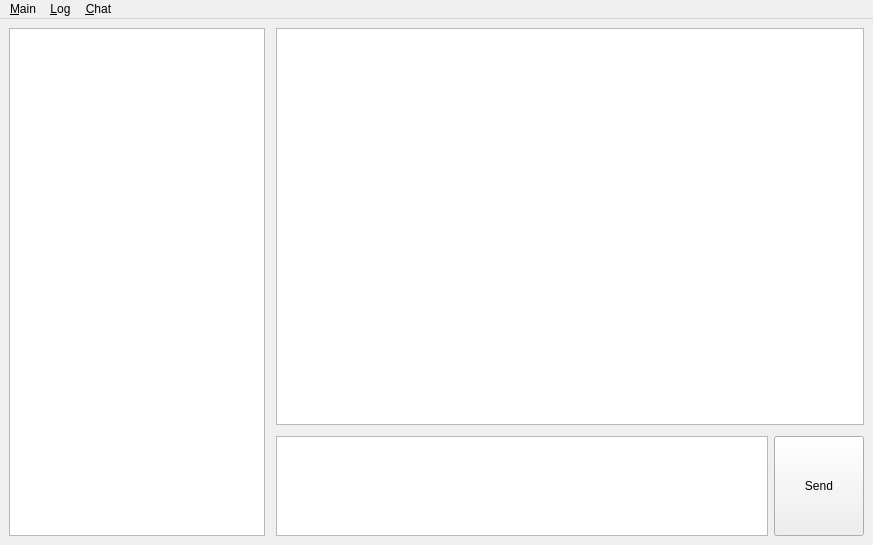
<?xml version="1.0" encoding="UTF-8"?>
<ui version="4.0">
 <class>MainWindow</class>
 <widget class="QMainWindow" name="MainWindow">
  <property name="geometry">
   <rect>
    <x>0</x>
    <y>0</y>
    <width>873</width>
    <height>545</height>
   </rect>
  </property>
  <property name="windowTitle">
   <string>MainWindow</string>
  </property>
  <widget class="QWidget" name="centralwidget">
   <layout class="QHBoxLayout" name="mainLayout">
    <property name="sizeConstraint">
     <enum>QLayout::SetMaximumSize</enum>
    </property>
    <item>
     <widget class="QListWidget" name="clientList">
      <property name="enabled">
       <bool>true</bool>
      </property>
      <property name="sizePolicy">
       <sizepolicy hsizetype="Fixed" vsizetype="Expanding">
        <horstretch>0</horstretch>
        <verstretch>0</verstretch>
       </sizepolicy>
      </property>
      <property name="minimumSize">
       <size>
        <width>250</width>
        <height>0</height>
       </size>
      </property>
      <property name="sortingEnabled">
       <bool>true</bool>
      </property>
     </widget>
    </item>
    <item>
     <spacer name="clientListSpacer">
      <property name="orientation">
       <enum>Qt::Horizontal</enum>
      </property>
      <property name="sizeType">
       <enum>QSizePolicy::Preferred</enum>
      </property>
      <property name="sizeHint" stdset="0">
       <size>
        <width>5</width>
        <height>5</height>
       </size>
      </property>
     </spacer>
    </item>
    <item>
     <layout class="QVBoxLayout" name="chatLayout">
      <property name="sizeConstraint">
       <enum>QLayout::SetDefaultConstraint</enum>
      </property>
      <item>
       <widget class="QPlainTextEdit" name="chatBrowser">
        <property name="readOnly">
         <bool>true</bool>
        </property>
       </widget>
      </item>
      <item>
       <spacer name="chatSpacer">
        <property name="orientation">
         <enum>Qt::Vertical</enum>
        </property>
        <property name="sizeType">
         <enum>QSizePolicy::Preferred</enum>
        </property>
        <property name="sizeHint" stdset="0">
         <size>
          <width>5</width>
          <height>5</height>
         </size>
        </property>
       </spacer>
      </item>
      <item>
       <layout class="QHBoxLayout" name="sendMessageLayout">
        <property name="sizeConstraint">
         <enum>QLayout::SetDefaultConstraint</enum>
        </property>
        <item>
         <widget class="QTextEdit" name="sendMessageText">
          <property name="sizePolicy">
           <sizepolicy hsizetype="Expanding" vsizetype="Ignored">
            <horstretch>0</horstretch>
            <verstretch>0</verstretch>
           </sizepolicy>
          </property>
          <property name="minimumSize">
           <size>
            <width>0</width>
            <height>100</height>
           </size>
          </property>
         </widget>
        </item>
        <item>
         <widget class="QPushButton" name="sendMessageButton">
          <property name="sizePolicy">
           <sizepolicy hsizetype="Minimum" vsizetype="Maximum">
            <horstretch>0</horstretch>
            <verstretch>0</verstretch>
           </sizepolicy>
          </property>
          <property name="minimumSize">
           <size>
            <width>90</width>
            <height>100</height>
           </size>
          </property>
          <property name="text">
           <string>Send</string>
          </property>
         </widget>
        </item>
       </layout>
      </item>
     </layout>
    </item>
   </layout>
  </widget>
  <widget class="QMenuBar" name="menuBar">
   <property name="geometry">
    <rect>
     <x>0</x>
     <y>0</y>
     <width>873</width>
     <height>29</height>
    </rect>
   </property>
   <widget class="QMenu" name="menuChat">
    <property name="title">
     <string>&amp;Main</string>
    </property>
    <addaction name="actionConnect"/>
    <addaction name="actionDisconnect"/>
    <addaction name="actionAbout"/>
    <addaction name="separator"/>
    <addaction name="actionQuit"/>
    <addaction name="separator"/>
   </widget>
   <widget class="QMenu" name="menuLog">
    <property name="title">
     <string>&amp;Log</string>
    </property>
    <addaction name="actionChatLog"/>
    <addaction name="actionPeerVPNLog"/>
   </widget>
   <widget class="QMenu" name="menuChat_2">
    <property name="title">
     <string>&amp;Chat</string>
    </property>
    <addaction name="actionClear"/>
    <addaction name="actionGetYourIP"/>
   </widget>
   <addaction name="menuChat"/>
   <addaction name="menuLog"/>
   <addaction name="menuChat_2"/>
  </widget>
  <action name="actionConnect">
   <property name="text">
    <string>&amp;Connect</string>
   </property>
  </action>
  <action name="actionSettings">
   <property name="text">
    <string>&amp;Settings</string>
   </property>
  </action>
  <action name="actionQuit">
   <property name="text">
    <string>&amp;Quit</string>
   </property>
  </action>
  <action name="actionAbout">
   <property name="text">
    <string>&amp;About</string>
   </property>
  </action>
  <action name="actionDisconnect">
   <property name="text">
    <string>&amp;Disconnect</string>
   </property>
  </action>
  <action name="actionChatLog">
   <property name="text">
    <string>Chat log</string>
   </property>
  </action>
  <action name="actionPeerVPNLog">
   <property name="text">
    <string>PeerVPN</string>
   </property>
  </action>
  <action name="actionClear">
   <property name="text">
    <string>Clear</string>
   </property>
  </action>
  <action name="actionGetYourIP">
   <property name="text">
    <string>Get Your IP</string>
   </property>
  </action>
 </widget>
 <resources/>
 <connections/>
</ui>
